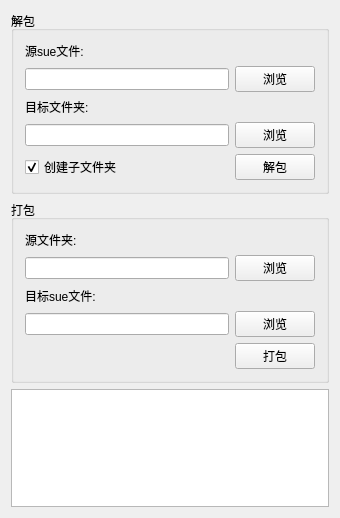
<?xml version="1.0" encoding="UTF-8"?>
<ui version="4.0">
 <class>MainWindow</class>
 <widget class="QMainWindow" name="MainWindow">
  <property name="geometry">
   <rect>
    <x>0</x>
    <y>0</y>
    <width>340</width>
    <height>518</height>
   </rect>
  </property>
  <property name="windowTitle">
   <string>SUETool-V1.0</string>
  </property>
  <property name="windowIcon">
   <iconset resource="suetool.qrc">
    <normaloff>:/new/prefix1/icon.png</normaloff>:/new/prefix1/icon.png</iconset>
  </property>
  <property name="iconSize">
   <size>
    <width>128</width>
    <height>128</height>
   </size>
  </property>
  <widget class="QWidget" name="centralWidget">
   <layout class="QVBoxLayout" name="verticalLayout">
    <item>
     <widget class="QGroupBox" name="groupBox">
      <property name="title">
       <string>解包</string>
      </property>
      <layout class="QGridLayout" name="gridLayout">
       <item row="2" column="0">
        <widget class="QLabel" name="label_2">
         <property name="text">
          <string>目标文件夹:</string>
         </property>
        </widget>
       </item>
       <item row="3" column="1">
        <widget class="QPushButton" name="selectBtn2">
         <property name="text">
          <string>浏览</string>
         </property>
        </widget>
       </item>
       <item row="0" column="0">
        <widget class="QLabel" name="label">
         <property name="text">
          <string>源sue文件:</string>
         </property>
        </widget>
       </item>
       <item row="3" column="0">
        <widget class="QLineEdit" name="targetDirLineEdit"/>
       </item>
       <item row="1" column="1">
        <widget class="QPushButton" name="selectBtn1">
         <property name="text">
          <string>浏览</string>
         </property>
        </widget>
       </item>
       <item row="1" column="0">
        <widget class="QLineEdit" name="sourceSueLineEdit">
         <property name="readOnly">
          <bool>true</bool>
         </property>
        </widget>
       </item>
       <item row="4" column="1">
        <widget class="QPushButton" name="unsueBtn">
         <property name="text">
          <string>解包</string>
         </property>
        </widget>
       </item>
       <item row="4" column="0">
        <widget class="QCheckBox" name="checkBox">
         <property name="text">
          <string>创建子文件夹</string>
         </property>
         <property name="checked">
          <bool>true</bool>
         </property>
        </widget>
       </item>
      </layout>
     </widget>
    </item>
    <item>
     <widget class="QGroupBox" name="groupBox_2">
      <property name="title">
       <string>打包</string>
      </property>
      <layout class="QGridLayout" name="gridLayout_2">
       <item row="1" column="0">
        <widget class="QLineEdit" name="sourceDirlineEdit"/>
       </item>
       <item row="2" column="0">
        <widget class="QLabel" name="label_4">
         <property name="text">
          <string>目标sue文件:</string>
         </property>
        </widget>
       </item>
       <item row="1" column="1">
        <widget class="QPushButton" name="selectBtn3">
         <property name="text">
          <string>浏览</string>
         </property>
        </widget>
       </item>
       <item row="3" column="0">
        <widget class="QLineEdit" name="targetSueDirlineEdit"/>
       </item>
       <item row="0" column="0">
        <widget class="QLabel" name="label_3">
         <property name="text">
          <string>源文件夹:</string>
         </property>
        </widget>
       </item>
       <item row="4" column="1">
        <widget class="QPushButton" name="sueBtn">
         <property name="text">
          <string>打包</string>
         </property>
        </widget>
       </item>
       <item row="3" column="1">
        <widget class="QPushButton" name="selectBtn4">
         <property name="text">
          <string>浏览</string>
         </property>
        </widget>
       </item>
      </layout>
     </widget>
    </item>
    <item>
     <widget class="QTextEdit" name="outputTextEdit"/>
    </item>
   </layout>
  </widget>
 </widget>
 <layoutdefault spacing="6" margin="11"/>
 <resources>
  <include location="suetool.qrc"/>
 </resources>
 <connections/>
</ui>
